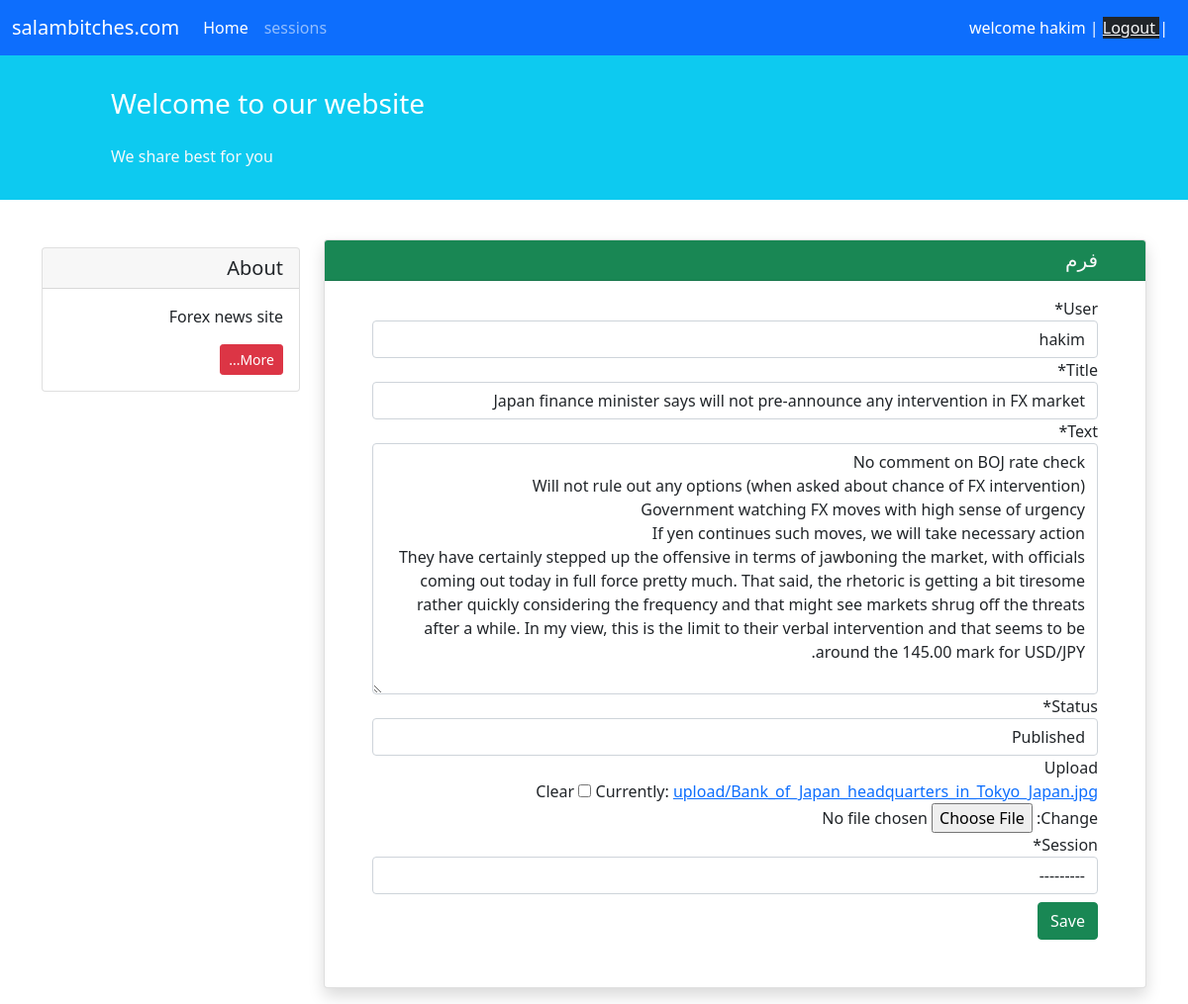
/blog/1/edit/ (signed in), run on the app's committed database.
### accounts/models.py (models this page shows)
class CustomUser(AbstractUser):
    pass

### blog/models.py (models this page shows, shortened)
class Post(models.Model):
    STATUS_CHOICES = (
        ('pub', 'Published'),
        ('drf', 'Draft'),
    )
    user = models.ForeignKey(get_user_model(), on_delete=models.CASCADE , related_name='user')
    title = models.CharField(max_length=100)
    text = models.TextField()
    datetime_created = models.DateTimeField(auto_now_add=True)
    datetime_modified = models.DateTimeField(auto_now=True)
    status = models.CharField(choices=STATUS_CHOICES, max_length=3)
    upload = models.ImageField(upload_to ='upload/' , blank=True)
    session = models.CharField(choices=session, max_length=3)

### blog/views.py (the view)
# urls.py: path('<int:pk>/edit/', PostUpdateView.as_view(), name='post_update'),
class PostUpdateView(LoginRequiredMixin, UserPassesTestMixin, generic.UpdateView):
    model = Post
    fields = '__all__'
    template_name = 'blog/post_update.html'
    def test_func(self):
        obj = self.get_object()
        return obj.user == self.request.user

### pages/templates/blog/post_update.html (shortened to what this page needs)
{% extends '_base.html' %}
{% load crispy_forms_tags %}
{% block content %}
    <div class="container mt-4" dir="rtl">
        <div class="row">
            <div class="col-9">
                <div class="card shadow my-3">
                    <h5 class="card-header bg-success text-light px-5">فرم</h5>
                    <div class="px-5 pt-3 pb-5">
                        <form method="POST" enctype="multipart/form-data">
                            {{ form|crispy }}
                            <button type="submit" class="btn btn-success mt-2">Save</button>
                        </form>
                    </div>
                </div>
            </div>
{% endblock %}

### templates/_base.html (shortened to what this page needs)
<!doctype html>
<html lang="en">
<head>
    <link href="https://cdn.jsdelivr.net/npm/bootstrap@5.1.3/dist/css/bootstrap.min.css" rel="stylesheet"
>
</head>
<body>
<nav class="navbar navbar-expand-lg navbar-dark bg-primary">
    <div class="container-fluid">
        <a class="navbar-brand" href="#">salambitches.com</a>
        <div class="collapse navbar-collapse" id="navbarNavAltMarkup">
            <div class="navbar-nav">
                <a class="nav-link active" aria-current="page" href="{% url 'post_list' %}">Home</a>
                <a class="nav-link" href="{% url 'post_list'%}">sessions</a>
            </div>
        </div>
        <div class="mx-2 text-white">
            {% if user.is_authenticated %}
             welcome {{user.username}} | <a class="text-light bg-dark" href="{% url 'account_logout' %}" class="text_light"> Logout </a> |
            {% else %}
            <p><a href="{% url 'account_login' %}" class="text-light bg-dark">Login</a>| <a href="{% url 'account_signup' %}" class="text-light bg-dark">Signup</a></p>
            {% endif %}
        </div>
    </div>
</nav>
<div class="container-fluid bg-info">
    <div class="row py-3">
        <div class="col-md-8 col-md-10 mx-auto">
            <h3 class="my-4 mt-3 text-white">Welcome to our website</h3>
            <p class="text-light">We share best for you</p>
        </div>
    </div>
</div>
{% block content %}
{% endblock content %}
        <div class="col-3">
                <div class="card my-4">
                    <h5 class="card-header">About</h5>
                    <div class="card-body">
                        <p class="card-text">
                         Forex news site
                        </p>
                        <a href="#"
                           class="btn btn-sm btn-danger">
                            More...
                        </a>
                    </div>
                </div>
        </div>
    </div>
</div>
</body>
</html>

### data on the page
CustomUser: username "hakim"
Post: user "hakim", title "Japan finance minister says will not pre-announce any intervention in FX market", text "No comment on BOJ rate check Will not rule out any options (when asked about chance of FX intervention) Government watching FX moves with high sense of urgency If yen continues such moves, we will take necessary action They have certainly stepped up the offensive in terms of jawboning the market, with officials coming out today in full force pretty much. That said, the rhetoric is getting a bit tiresome rather quickly considering the frequency and that might see markets shrug off the threats after a while. In my view, this is the limit to their verbal intervention and that seems to be around the 145.00 mark for USD/JPY.", status "Published", session "---------"
